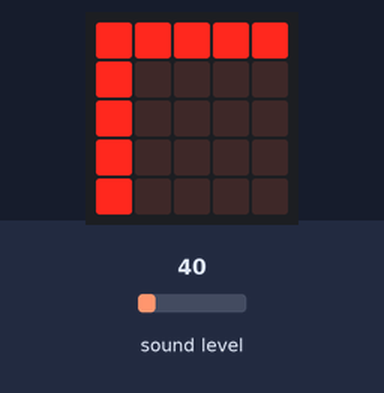
Simulated run of this program. Board: BBC micro:bit running MicroPython. Parts: the board's 5×5 LED display. The test bench sets the inputs (shaded band); at power-on: sound level 40.

Above: at 1.2 s.
1.3 s: sound level set to 12
At 1.35 s:
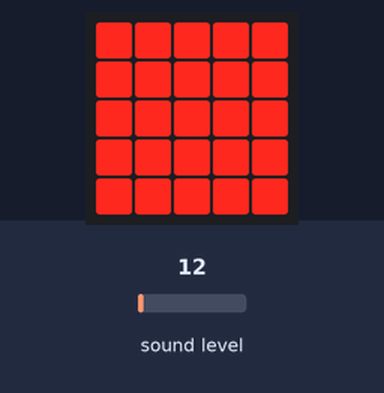
2.9 s: sound level set to 9
At 3.9 s:
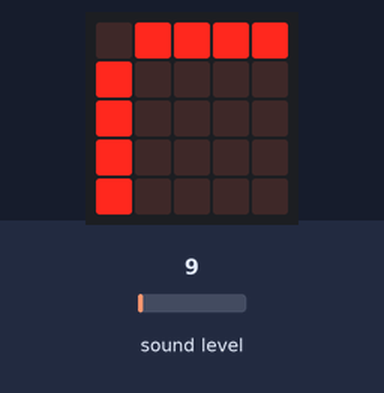
4.5 s: sound level set to 5
At 5.1 s:
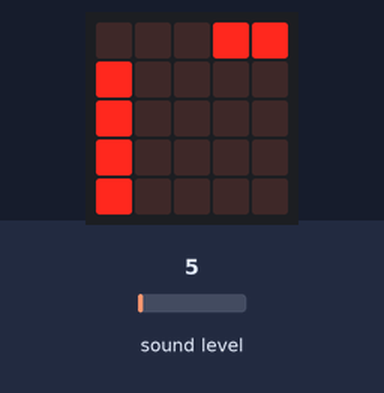
6.1 s: sound level set to 13
At 6.16 s:
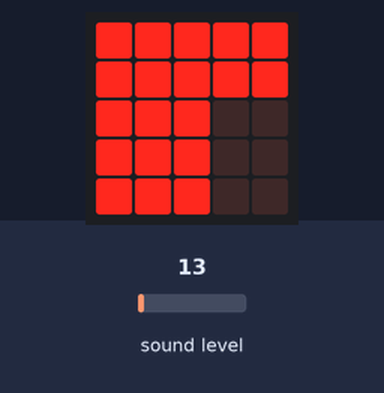
7.6 s: sound level set to 7
At 8.4 s:
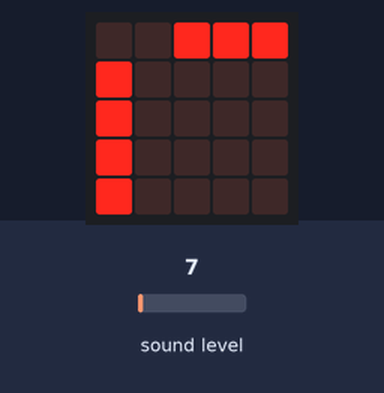
9.1 s: sound level set to 5
At 9.15 s:
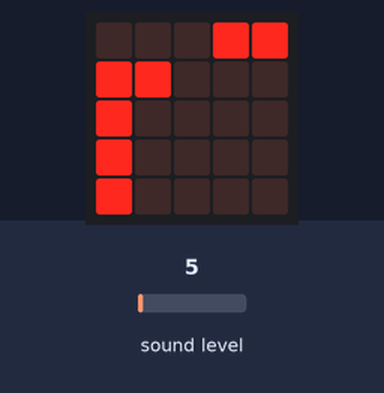
Timing chart, 0 to 11.6 s (numbered marks = the images above; inputs shaded):
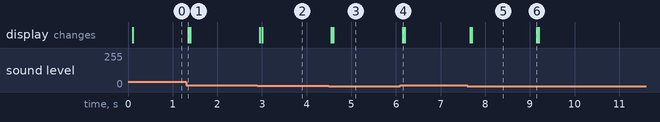

Measured:
- the behaviour switches between 11 and 10 on sound level (found by bisection; images 1 and 2)
- after the input at 1.3 s, the display: changes after 0.05 s (image 1)
- after the input at 2.9 s, the display: first changes after 0.05 s (image 2 shows a later state)
- after the input at 4.5 s, the display: first changes after 0.05 s (image 3 shows a later state)
- after the input at 6.1 s, the display: changes after 0.06 s (image 4)
- after the input at 7.6 s, the display: first changes after 0.06 s (image 5 shows a later state)
- after the input at 9.1 s, the display: changes after 0.05 s (image 6)

The program:

main.py
```python
from microbit import *
import random
import math

N = 8
M = 8

buf = [0]*N
spect = [[0j]*N for i in range(M)]

def Wt(x):
    return math.cos(x) - 1j*math.sin(x)


def FFT(x):
    n = len(x)

    if n == 1:
        return [x[0]]

    x_even = x[0:n:2]
    x_odd = x[1:n:2]

    X_even = FFT(x_even)
    X_odd = FFT(x_odd)

    W = []
    for t in range(n//2):
        W.append(Wt(2*math.pi*t/n))

    X = [0]*n
    X[0:N//2] = list(map(lambda x,y: x+y, X_even, list(map(lambda x,y: x*y, W, X_odd))))
    X[N//2:N] = list(map(lambda x,y: x-y, X_even, list(map(lambda x,y: x*y, W, X_odd))))

    return X


def list_mean(array):
    l = [0j]*len(array[0])
    for x in array:
        l = list(map(lambda x,y: x+y, l, x))
    return l


def c_abs(x):
    return math.sqrt(x.real**2 + x.imag**2)

def spect_bar(spect):
    l = []

    for s in spect:
        x = int(c_abs(s))
        l += [ (x>i*5)*9 for i in range(5) ]

    return l

def level_bar(x):
    return [ (x>(10-i*2))*9 for i in range(5) ]


while True:
    sleep(0.1)
    buf[0:0] = [microphone.sound_level()] #[pin1.read_analog()]
    buf.pop(-1)

    spect[0:0] = [FFT(buf)]
    spect.pop(-1)

    avg_lvl = min(int(sum(buf)/N), 45)
    avg_spect = list_mean(spect)

    level_meter = level_bar(avg_lvl) + spect_bar([i/3+1 for i in avg_spect][1:4*N//8+1:N//8])

    display.show(Image(5, 5, bytearray(level_meter)))
```
